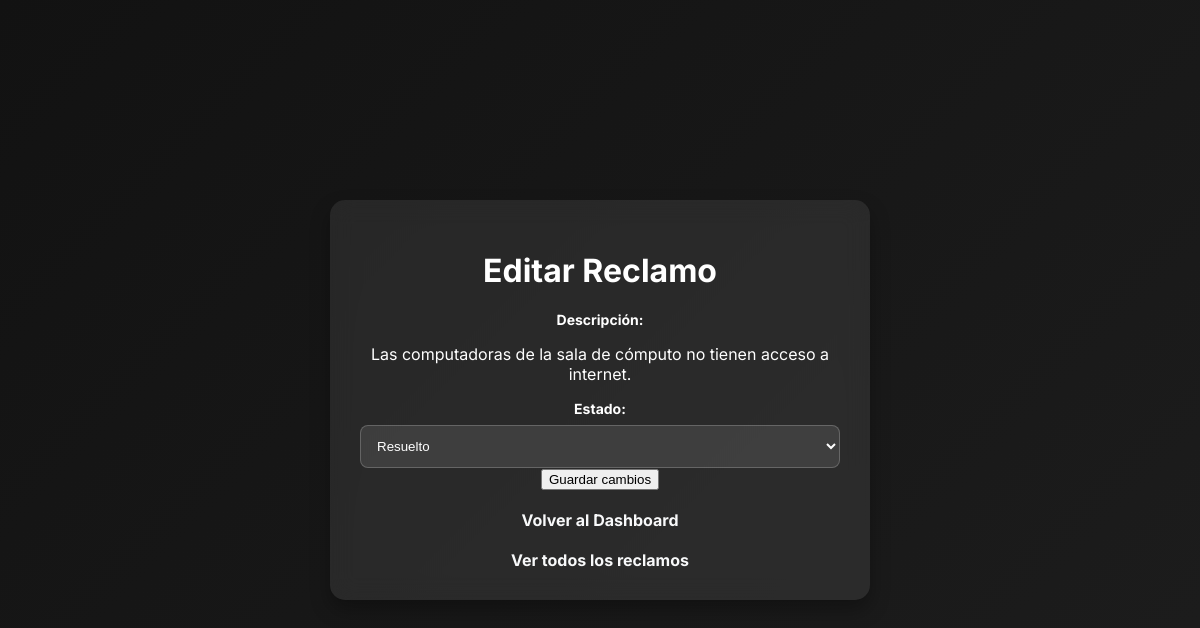
Screenshot of /edit?id=2 (signed in) with the database file from the repository.
### modules/modelos.py (models this page shows, shortened)
class ModeloReclamo(Base):
    __tablename__= 'reclamos'
    id= Column(Integer, primary_key=True)
    descripcion= Column(String(1000), nullable=False)
    estado= Column(String(50), default="pendiente") #El estado. Puede ser Pendiente, o Resuelto
    departamento= Column(String(100), nullable=False)
    fecha_creacion= Column(DateTime, default=datetime.utcnow)
    fecha_resolucion= Column(DateTime, nullable=True)
    id_usuario= Column(Integer, ForeignKey('usuarios.id')) #Reclamo ligado a usuario
    foto = Column(String(255), nullable=True)

### server.py (the view, shortened to what this page needs)
@app.route("/edit", methods=['GET', 'POST'])
@login_required
def editar_reclamo():
    id_reclamo = request.args.get('id')
    reclamo = gestor_reclamos.obtener_reclamo(id_reclamo)
    return render_template("editar_reclamo.html", reclamo=reclamo)

### modules/dominio.py (called while the page is built)
    @property
    def descripcion(self):
        return self.__descripcion

    @property
    def estado(self):
        return self.__estado

    @id.setter
    def id(self, p_id):
        if p_id is not None and not isinstance(p_id, int):
            raise ValueError("El id debe ser un número entero")
        self.__id=p_id

    @descripcion.setter
    def descripcion(self, p_descripcion):
        if not isinstance(p_descripcion, str) or p_descripcion.strip() == "":
            raise ValueError("La descripcion no puede estar vacía")
        self.__descripcion= p_descripcion.strip()

    @estado.setter
    def estado(self, p_estado):
        if p_estado not in ["pendiente", "resuelto", "en proceso","inválido"]:
            raise ValueError("El estado debe ser 'pendiente', 'resuelto', 'en proceso' o 'invalido'")
        self.__estado=p_estado

    @id_usuario.setter
    def id_usuario(self, p_id_usuario):
        if  p_id_usuario is not None and not isinstance(p_id_usuario, int):
            raise ValueError("El ID de usuario debe ser un número entero")
        self.__id_usuario=p_id_usuario

    @departamento.setter
    def departamento(self, p_departamento):
        if not isinstance(p_departamento, str) or p_departamento.strip()== "":
            raise ValueError("El departamento no puede estar vacío")
        self.__departamento=p_departamento

    @fecha_creacion.setter
    def fecha_creacion(self, p_fecha_creacion):
        self.__fecha_creacion= p_fecha_creacion

    @foto.setter
    def foto(self, p_foto):
        self.__foto=p_foto

    @fecha_resolucion.setter
    def fecha_resolucion(self, p_fecha_resolucion):
        self.__fecha_resolucion= p_fecha_resolucion

    @property
    def id(self):
        return self.__id

    @property
    def nombre(self):
        return self.__nombre

    @property
    def apellido(self):
        return self.__apellido

    @property
    def username(self):
        return self.__username

    @property
    def email(self):
        return self.__email

    @property
    def password(self):
        return self.__password

    @property
    def rol(self):
        return self.__rol

    @property
    def departamento(self):
        return self.__departamento

    @property
    def claustro(self):
        return self.__claustro

    @password.setter # This line should have the correct indentation
    def password(self, password: str):
        self.__password = password

### templates/editar_reclamo.html (shortened to what this page needs)
<!DOCTYPE html>
<html lang="es">
<head>
    <link rel="stylesheet" type="text/css" href="{{ url_for('static', filename='style.css') }}">
</head>
<body>
    <div class="container">
        <h1>Editar Reclamo</h1>
        {% if reclamo %}
            <form method="POST">
                <label for="descripcion">Descripción:</label>
                <p class="descripcion">{{ reclamo.descripcion }}</p>
                <label for="estado">Estado:</label>
                <select name="estado" class="form-control" id="estadoSelect">
                    <option value="resuelto" {% if reclamo.estado == "resuelto" %}selected{% endif %}>Resuelto</option>
                </select>
                <button type="submit" class="btn-save">Guardar cambios</button>
            </form>
        {% else %}
            <p class="error">El reclamo no fue encontrado.</p>
        {% endif %}
        <div class="button-container">
            <a href="{{ url_for('dashboard') }}" class="btn-back">Volver al Dashboard</a>
            <a href="{{ url_for('listar_reclamos') }}" class="btn-secondary">Ver todos los reclamos</a>
        </div>
    </div>
</body>
</html>

### static/style.css (style rules this page uses)
body { font-family: 'Inter', sans-serif; background: linear-gradient(135deg, #121212, #1d1d1d); color: #ffffff; margin: 0; display: flex; justify-content: center; align-items: center; min-height: 100vh; }
.container { width: 40%; padding: 30px; background: rgba(255, 255, 255, 0.08); box-shadow: 0px 10px 20px rgba(0, 0, 0, 0.3); border-radius: 15px; backdrop-filter: blur(12px); text-align: center; transition: all 0.3s ease-in-out; }
label { font-weight: bold; display: block; margin-top: 15px; font-size: 14px; }
.form-control { width: 100%; padding: 12px; margin-top: 8px; border: 1px solid rgba(255, 255, 255, 0.2); border-radius: 8px; background: rgba(255, 255, 255, 0.1); color: #fff; transition: 0.3s; }
a { color: #f8f9fa; text-decoration: none; font-weight: bold; display: block; margin-top: 20px; transition: 0.3s; }

### rows the page displays
ModeloReclamo: descripcion "Las computadoras de la sala de cómputo no tienen acceso a internet.", estado "Resuelto"
